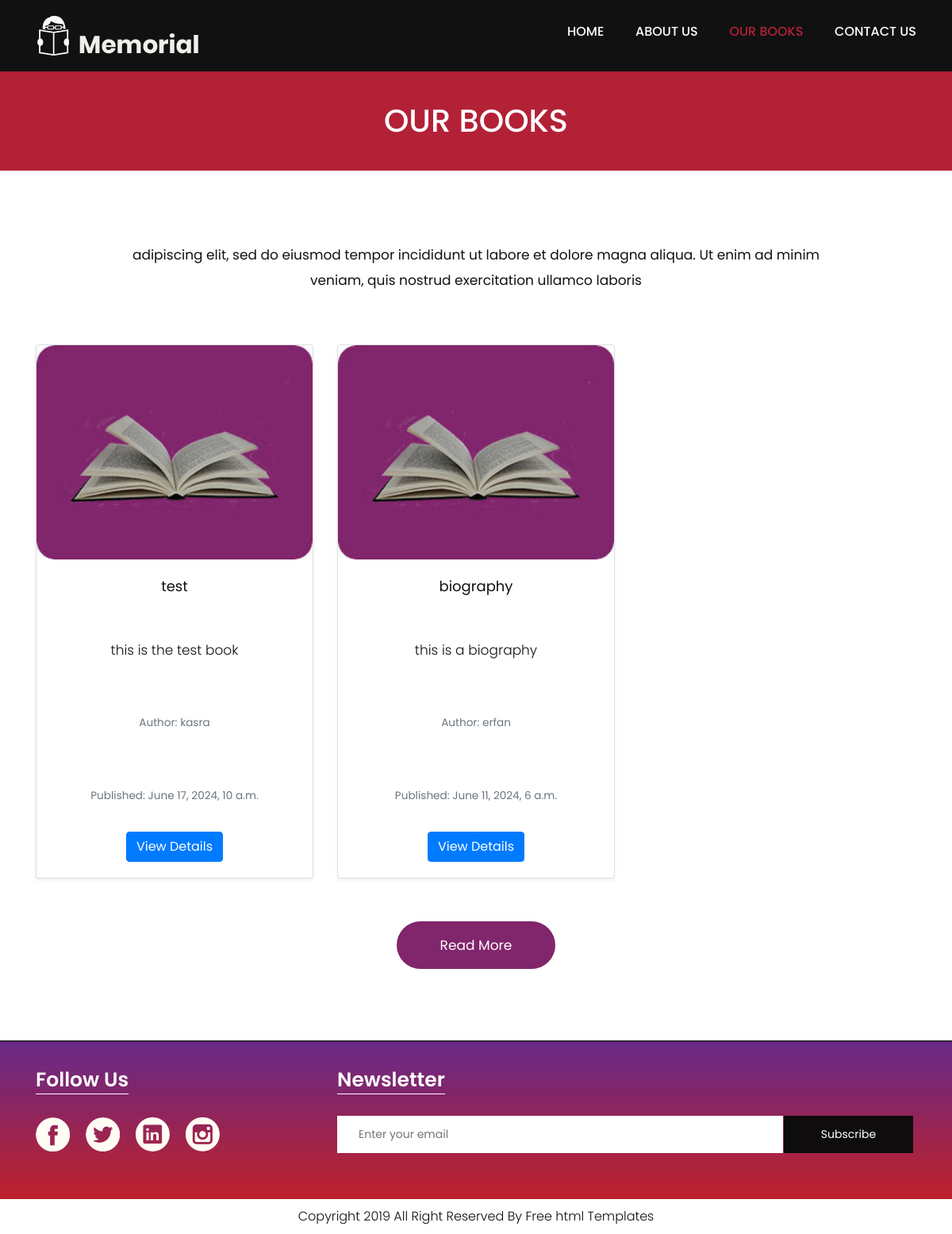
/books/, run on an earlier commit of the app's database.
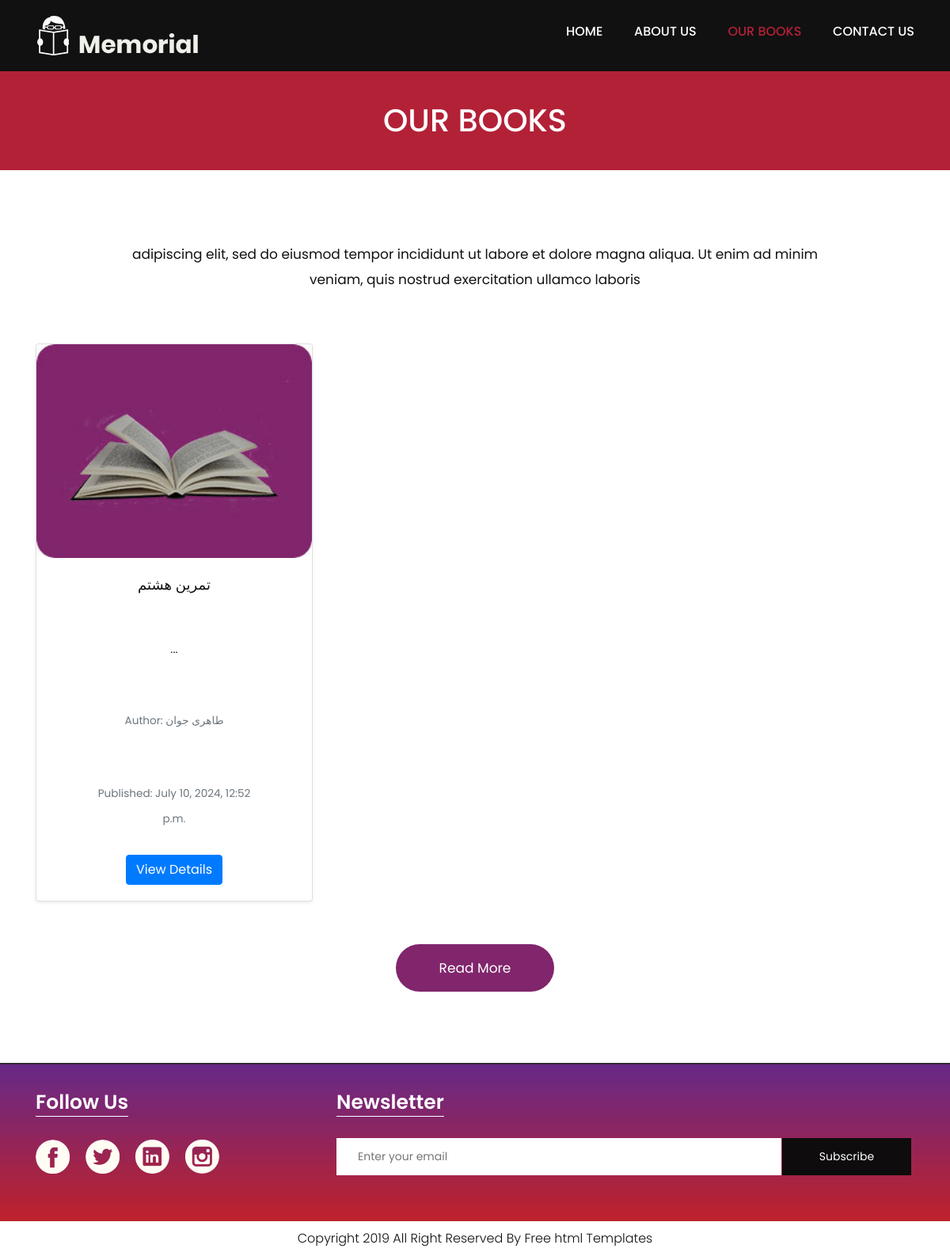
And on a later commit of the database.
### library/models.py (models this page shows, shortened)
class Book(models.Model):
    title = models.CharField(max_length=100)
    author = models.CharField(max_length=100)
    pub_date = models.DateTimeField('date published')
    description = models.TextField()
    likes = models.IntegerField(default=0)
    comments = models.IntegerField(default=0)
    pdf_file = models.FileField(upload_to='books/pdfs/', default='books/pdfs/mml-book.pdf')

### library/views.py (the view)
# urls.py: path('books/', views.books, name='books'),
def books(request):
    book_list = Book.objects.defer('pdf_file').all()
    return render(request, 'books.html', {'books': book_list})

### templates/books.html (shortened to what this page needs)
{% load static %}
<!DOCTYPE html>
<html lang="en">
<head>
    <link rel="stylesheet" href="{% static 'css/bootstrap.min.css' %}">
    <link rel="stylesheet" href="{% static 'css/style.css' %}">
    <link rel="stylesheet" href="{% static 'css/responsive.css' %}">
    <link rel="stylesheet" href="{% static 'css/jquery.mCustomScrollbar.min.css' %}">
</head>
<body class="main-layout Books-bg">
    <header>
        <div class="header">
            <div class="container">
                <div class="row">
                    <div class="col-xl-3 col-lg-3 col-md-3 col-sm-3 col logo_section">
                        <div class="full">
                            <div class="center-desk">
                                <div class="logo"> <a href="{% url 'index' %}"><img src="{% static 'images/logo.png' %}" alt="#"></a> </div>
                            </div>
                        </div>
                    </div>
                    <div class="col-xl-9 col-lg-9 col-md-9 col-sm-9">
                        <div class="menu-area">
                            <div class="limit-box">
                                <nav class="main-menu">
                                    <ul class="menu-area-main">
                                        <li> <a href="{% url 'index' %}">Home</a> </li>
                                        <li> <a href="{% url 'about' %}">About us</a> </li>
                                        <li class="active"><a href="{% url 'books' %}">Our Books</a></li>
                                        <li><a href="{% url 'contact' %}">Contact us</a></li>
                                    </ul>
                                </nav>
                            </div>
                        </div>
                    </div>
                </div>
            </div>
        </div>
    </header>
    <div class="about-bg">
        <div class="container">
            <div class="row">
                <div class="col-xl-12 col-lg-12 col-md-12 col-sm-12">
                    <div class="abouttitle">
                        <h2>Our Books</h2>
                    </div>
                </div>
            </div>
        </div>
    </div>
    <div class="Books">
        <div class="container">
            <div class="row">
                <div class="col-md-10 offset-md-1">
                    <div class="titlepage">
                        <span>adipiscing elit, sed do eiusmod tempor incididunt ut labore et dolore magna aliqua. Ut enim ad minim veniam, quis nostrud exercitation ullamco laboris</span>
                    </div>
                </div>
            </div>
            <div class="row">
                {% for book in books %}
                <div class="col-md-4">
                    <div class="card mb-4 shadow-sm">
                        <img class="card-img-top" src="{% static 'images/book-1.jpg' %}" alt="Book image">
                        <div class="card-body">
                            <h3 class="card-title" style="text-align: center;">{{ book.title }}</h3>
                            <p class="card-text">{{ book.description|truncatewords:20 }}</p>
                            <p class="card-text"><small class="text-muted">Author: {{ book.author }}</small></p>
                            <p class="card-text"><small class="text-muted">Published: {{ book.pub_date }}</small></p>
                            <div style="text-align: center;">
                                <a href="{% url 'book_detail' book.pk %}" class="btn btn-primary">View Details</a>
                            </div>
                        </div>
                    </div>
                </div>
                {% endfor %}
            </div>
            <div class="container">
                <div class="row">
                    <div class="col-md-12">
                        <div class="read-more">
                            <a href="#">Read More</a>
                        </div>
                    </div>
                </div>
            </div>
        </div>
    </div>
    <footer>
        <div class="footer">
            <div class="container">
                <div class="row pdn-top-30">
                    <div class="col-xl-4 col-lg-4 col-md-4 col-sm-12">
                        <div class="Follow">
                            <h3>Follow Us</h3>
                        </div>
                        <ul class="location_icon">
                            <li> <a href="#"><img src="{% static 'icon/facebook.png' %}" alt="facebook"></a></li>
                            <li> <a href="#"><img src="{% static 'icon/Twitter.png' %}" alt="twitter"></a></li>
                            <li> <a href="#"><img src="{% static 'icon/linkedin.png' %}" alt="linkedin"></a></li>
                            <li> <a href="#"><img src="{% static 'icon/instagram.png' %}" alt="instagram"></a></li>
                        </ul>
                    </div>
                    <div class="col-xl-8 col-lg-8 col-md-8 col-sm-12">
                        <div class="Follow">
                            <h3>Newsletter</h3>
                        </div>
                        <input class="Newsletter" placeholder="Enter your email" type="email">
                        <button class="Subscribe">Subscribe</button>
                    </div>
                </div>
            </div>
        </div>
        <div class="copyright">
            <div class="container">
                <p>Copyright 2019 All Right Reserved By <a href="https://html.design/">Free html Templates</a></p>
            </div>
        </div>
    </footer>
</body>
</html>

### static/css/style.css (style rules this page uses)
* { box-sizing: border-box !important; }
body { color: #666666; font-size: 14px; font-family: 'poppins', sans-serif; line-height: 1.80857; font-weight: normal; overflow-x: hidden; }
a { color: #1f1f1f; text-decoration: none !important; outline: none !important; -webkit-transition: all .3s ease-in-out; -moz-transition: all .3s ease-in-out; -ms-transition: all .3s ease-in-out; -o-transition: all .3s ease-in-out; transition: all .3s ease-in-out; }
h1, h2, h3, h4, h5, h6 { letter-spacing: 0; font-weight: normal; position: relative; padding: 0 0 10px 0; font-weight: normal; line-height: normal; color: #111111; margin: 0 }
h2 { font-size: 22px }
h3 { font-size: 18px }
*, *::after, *::before { -webkit-box-sizing: border-box; -moz-box-sizing: border-box; box-sizing: border-box; }
ul, li, ol { margin: 0px; padding: 0px; list-style: none; }
p { margin: 0px; font-weight: 300; font-size: 15px; line-height: 24px; }
a { color: #222222; text-decoration: none; outline: none !important; }
a, .btn { text-decoration: none !important; outline: none !important; -webkit-transition: all .3s ease-in-out; -moz-transition: all .3s ease-in-out; -ms-transition: all .3s ease-in-out; -o-transition: all .3s ease-in-out; transition: all .3s ease-in-out; }
img { max-width: 100%; height: auto; }
button { border: 0; margin: 0; padding: 0; cursor: pointer; }
.full { float: left; width: 100%; }
.full { width: 100%; float: left; margin: 0; padding: 0; }
.header { padding: 15px 0px; position: absolute; z-index: 999; width: 100%; left: 0; top: 0; background-color: #111; }
.logo { float: left; }
nav.main-menu { float: right; margin-left: 0; }
.menu-area-main li.active a { color: #b32137; }
.text-muted { padding: 10px 0px; }
.main-menu { text-align: center; }
.main-menu ul { margin: 0; list-style-type: none; }
.main-menu ul>li { display: inline-block; position: relative; }
.main-menu ul > li a { padding: 15px 18px; line-height: 20px; font-size: 16px; display: block; font-weight: 500; color: #fff; text-transform: uppercase; }
.main-menu ul li:last-child a { padding-right: 0; }
.main-menu ul li:first-child { margin-left: 0; }
.main-menu ul>li { position: inherit; display: inline-block; vertical-align: middle; }
.read-more { justify-content: center; display: flex; }
.read-more a { width: 200px; font-size: 17px; padding: 20px 0px; background-color: #81256c; color: #fff; display: inline-block; line-height: 20px; border-radius: 30px; text-align: center; margin-top: 30px; }
.Books { background-color: #fff; }
.Books .titlepage { text-align: center; padding-bottom: 65px; }
.Books .titlepage span { color:#141012; font-size: 17px; line-height: 32px; }
.Books p { padding: 30px 46px; color: #141012; font-size: 17px; line-height: 30px; text-align: center; }
.footer { background: url(../images/footer-bg.jpg); padding-bottom: 35px; background-size: 100% 100%; background-repeat: no-repeat; background-position: center center; }
.footer .Follow { margin-bottom: 27px; }
.footer .Follow h3 { color: #fff; font-size: 25px; line-height: 30px; font-weight: 600; border-bottom: #fff solid 1px; border-bottom-width: 1px; border-width: 1px; display: inline-block; padding-bottom: 2px; }
.footer .Newsletter { padding: 13px 26px; padding-top: 10px; padding-right: 26px; padding-bottom: 10px; padding-left: 26px; border: #fff solid 1px; width: 77%; }
.footer .Subscribe { padding: 10px 46px; margin-left: -3px; border: #0e0c0c solid 1px; background: #0e0c0c; color: #fff; }
.pdn-top-30 { padding-top: 35px; }
ul.location_icon { list-style: none; margin: 0; padding: 0; width: 100%; float: left; }
ul.location_icon li { float: left; height: 70px; color: #fff; display: flex; flex-wrap: wrap; align-items: center; padding-right: 20px; }
ul.location_icon li:last-child { padding-right: 0px; }
ul.location_icon li a { margin-bottom: 23px; }
.copyright { background-color: #fff; padding: 10px 0px; }
.copyright p { color: #120f0f; font-size: 16px; text-align: center; }
.copyright a { color: #120f0f; }
.about-bg { background-color: #b32137; margin-top: 90px; }
.Books-bg .titlepage { margin-top: 90px; }
.Books-bg .read-more { margin-bottom: 90px; }
.about-bg .abouttitle h2 { color: #fff; text-transform: uppercase; font-size: 40px; line-height: 45px; padding: 40px 0; font-weight: 500; text-align: center; }

What changed in the data, as far as the page shows it:
removed Book: title "test", description "this is the test book", author "kasra", pub_date "June 17, 2024, 10 a.m."
removed Book: title "biography", description "this is a biography", author "erfan", pub_date "June 11, 2024, 6 a.m."
added Book: title "تمرین هشتم", description "...", author "طاهری جوان", pub_date "July 10, 2024, 12:52 p.m."
